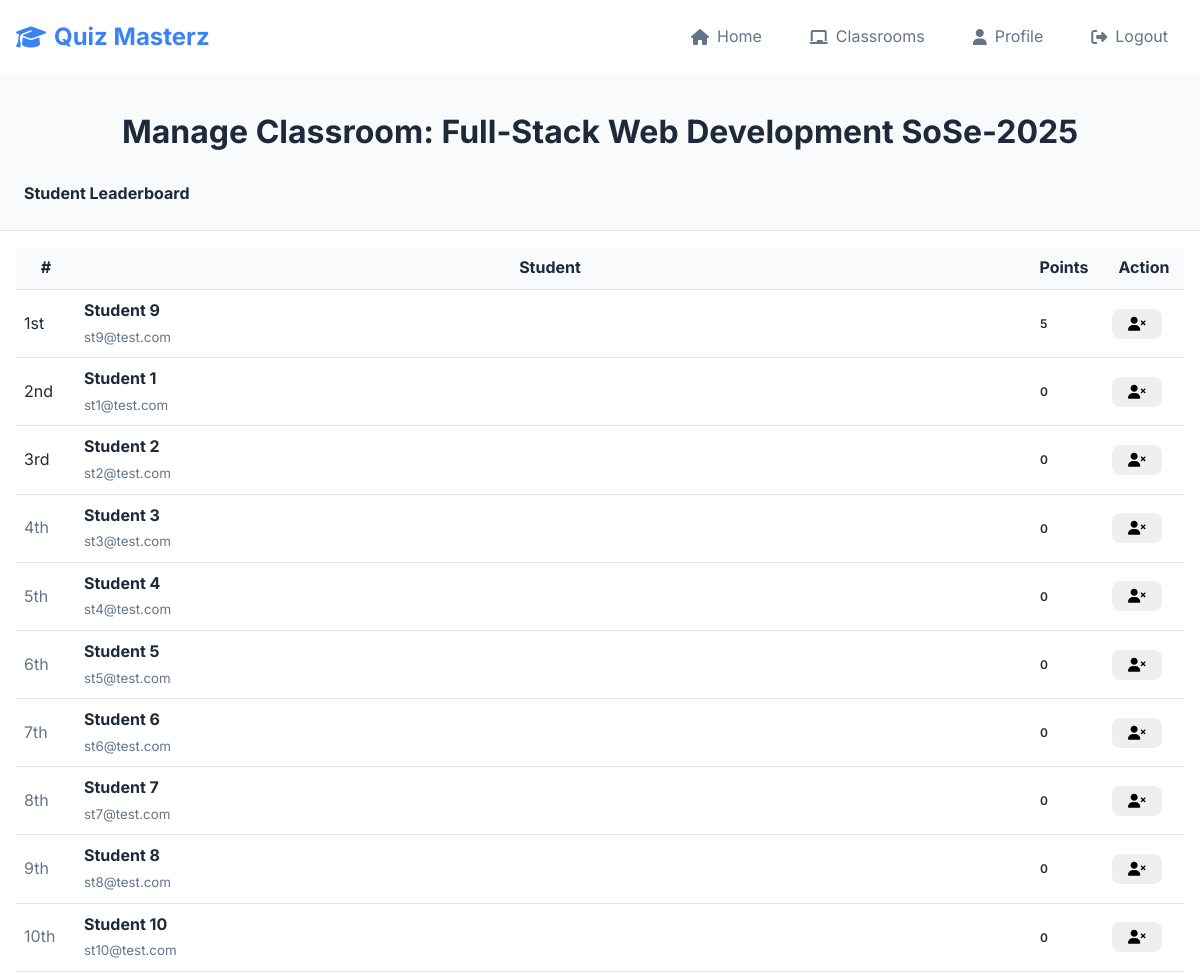
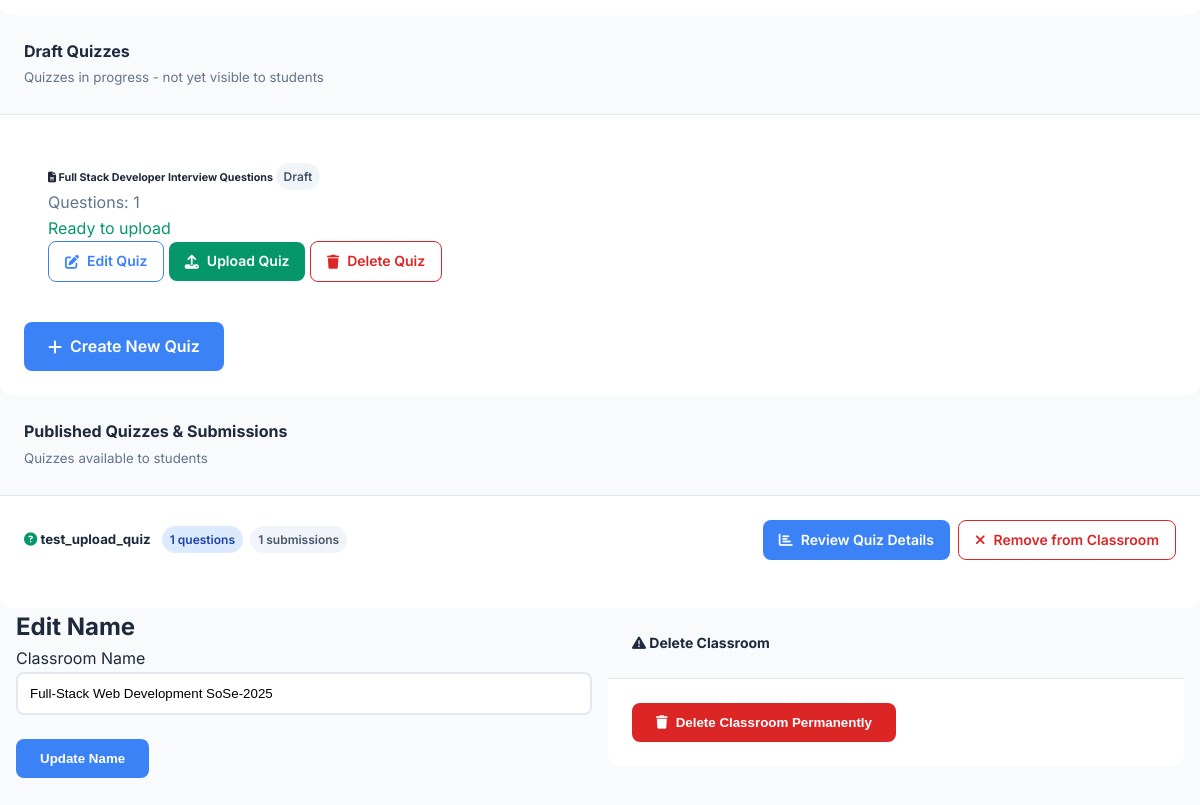
The app's page /teacher/edit_classroom/1 (signed in) with its own data (2 pictures, top to bottom).
### website/models.py (models this page shows, shortened)
class Classroom(db.Model):
    id = db.Column(db.Integer, primary_key=True)
    name = db.Column(db.String(100), nullable=False)
    teacher_id = db.Column(db.Integer, db.ForeignKey('user.id'), nullable=False)
    join_code = db.Column(db.String(8), unique=True, nullable=False)
    quizzes = db.relationship('Quiz', secondary=classroom_quizzes,
                              backref=db.backref('classrooms_assigned_to', lazy='dynamic'),
                              lazy='dynamic')
    quiz_attempts = db.relationship('StudentQuizAttempt', backref='classroom', lazy='dynamic')

class User(db.Model, UserMixin):
    id = db.Column(db.Integer, primary_key=True)
    email = db.Column(db.String(150), unique=True)
    password = db.Column(db.String(150))
    first_name = db.Column(db.String(150))
    role = db.Column(db.String(50))
    learning_points = db.Column(db.Integer, default=0)
    classrooms_created = db.relationship('Classroom', foreign_keys='[Classroom.teacher_id]', backref='teacher', lazy=True)
    joined_classrooms = db.relationship('Classroom', secondary=classroom_members,
                                        backref=db.backref('students', lazy='dynamic'),
                                        lazy='dynamic')
    quiz_attempts = db.relationship('StudentQuizAttempt', backref='student', lazy='dynamic')

class Quiz(db.Model):
    id = db.Column(db.Integer, primary_key=True)
    name = db.Column(db.String(150), nullable=False)
    teacher_id = db.Column(db.Integer, db.ForeignKey('user.id'), nullable=False)
    is_published = db.Column(db.Boolean, default=False, nullable=False)
    questions = db.relationship('Question', backref='quiz', lazy='dynamic', cascade="all, delete-orphan")
    teacher = db.relationship('User', backref=db.backref('created_quizzes', lazy='dynamic'))

### website/views.py (the view, shortened to what this page needs)
@views.route('/teacher/edit_classroom/<int:classroom_id>', methods=['GET', 'POST'])
@login_required
def edit_classroom(classroom_id):
    if current_user.role != 'teacher':
        flash('Access denied.', category='error')
        return redirect(url_for('views.home'))
    classroom = Classroom.query.get_or_404(classroom_id)
    if classroom.teacher_id != current_user.id:
        flash('You do not have permission to edit this classroom.', category='error')
        return redirect(url_for('views.teacher_classrooms'))
    attempts = StudentQuizAttempt.query.filter_by(classroom_id=classroom.id).all()
    student_scores = {}
    for attempt in attempts:
        student_scores[attempt.student_id] = student_scores.get(attempt.student_id, 0) + attempt.score
    leaderboard = sorted([{
        'name': student.first_name, 'email': student.email, 'student_id': student.id,
        'score': student_scores.get(student.id, 0)
    } for student in classroom.students.all()], key=lambda x: x['score'], reverse=True)
    classroom_quizzes = classroom.quizzes.filter_by(is_published=True).all()
    draft_quizzes = Quiz.query.filter_by(teacher_id=current_user.id, is_published=False).all()
    quiz_reviews = []
    for quiz in classroom_quizzes:
        submissions = StudentQuizAttempt.query.filter_by(
            quiz_id=quiz.id,
            classroom_id=classroom.id
        ).all()
        quiz_review = {
            'quiz': quiz,
            'submissions': [],
            'is_published': True
        }
        for submission in submissions:
            student = User.query.get(submission.student_id)
            quiz_review['submissions'].append({
                'student_name': student.first_name,
                'student_email': student.email,
                'score': submission.score,
                'submission_id': submission.id
            })
        quiz_reviews.append(quiz_review)
    draft_quiz_reviews = []
    for quiz in draft_quizzes:
        draft_quiz_review = {
            'quiz': quiz,
            'is_published': False,
            'has_questions': quiz.questions.count() > 0,
            'questions_have_answers': all(q.answers.count() > 0 for q in quiz.questions) if quiz.questions.count() > 0 else False
        }
        draft_quiz_reviews.append(draft_quiz_review)
    return render_template("edit_classroom.html", user=current_user, classroom=classroom, leaderboard=leaderboard, quiz_reviews=quiz_reviews, draft_quiz_reviews=draft_quiz_reviews)

### website/templates/edit_classroom.html (shortened to what this page needs)
{% extends "base.html" %}
{% block content %}
<h1 align="center">Manage Classroom: {{ classroom.name }}</h1>
    <div class="row mt-4">
        <div class="col-12">
            <div class="card">
                <div class="card-header">
                    <h4> Student Leaderboard</h4>
                </div>
                <div class="card-body p-3">
                    {% if leaderboard %}
                        <div class="table-responsive">
                            <table class="table table-sm table-hover mb-0">
                                <thead class="thead-light">
                                    <tr>
                                        <th width="60">#</th>
                                        <th>Student</th>
                                        <th width="80">Points</th>
                                        <th width="80">Action</th>
                                    </tr>
                                </thead>
                                <tbody>
                                    {% for student in leaderboard %}
                                        {% set place = loop.index %}
                                        <tr class="{% if place <= 3 %}table-warning{% endif %}">
                                            <td>
                                                {% if place == 1 %}
                                                    <span class="text-secondary">1st</span>
                                                {% elif place == 2 %}
                                                    <span class="text-secondary">2nd</span>
                                                {% elif place == 3 %}
                                                    <span class="text-secondary">3rd</span>
                                                {% else %}
                                                    <span class="text-muted">{{ place }}th</span>
                                                {% endif %}
                                            </td>
                                            <td>
                                                <div>
                                                    <strong>{{ student.name }}</strong>
                                                    <br><small class="text-muted">{{ student.email }}</small>
                                                </div>
                                            </td>
                                            <td>
                                                <span class="badge badge-primary">{{ student.score }}</span>
                                            </td>
                                            <td>
                                                <form method="POST" action="{{ url_for('views.kick_student', classroom_id=classroom.id, student_id=student.student_id) }}" onsubmit="return confirm('Are you sure you want to kick {{ student.name }}?');" class="d-inline">
                                                    <button type="submit" class="btn btn-sm btn-outline-warning">
                                                        <i class="fas fa-user-times"></i>
                                                    </button>
                                                </form>
                                            </td>
                                        </tr>
                                    {% endfor %}
                                </tbody>
                            </table>
                        </div>
                    {% else %}
                        <div class="text-center" style="padding: 1rem;">
                            <i class="fas fa-users text-muted" style="font-size: 2rem; margin-bottom: 0.5rem;"></i>
                            <p class="text-muted mb-0">No students in this classroom yet</p>
                        </div>
                    {% endif %}
                </div>
            </div>
        </div>
    </div>
    <div class="row mt-4">
        <div class="col-12">
            <div class="card">
                <div class="card-header">
                    <h4> Draft Quizzes</h4>
                    <small class="text-muted">Quizzes in progress - not yet visible to students</small>
                </div>
                <div class="card-body">
                    {% if draft_quiz_reviews %}
                        <div class="row">
                            {% for draft in draft_quiz_reviews %}
                                <div class="col-md-6 col-lg-4 mb-3">
                                    <div class="card draft-quiz-card">
                                        <div class="card-body">
                                            <h6 class="card-title">
                                                <i class="fas fa-file-alt text-secondary"></i> {{ draft.quiz.name }}
                                                <span class="badge badge-secondary">Draft</span>
                                            </h6>
                                            <p class="card-text small text-muted">
                                                Questions: {{ draft.quiz.questions.count() }}
                                                {% if not draft.has_questions %}
                                                    <br><span class="text-danger"><i class="fas fa-exclamation-triangle"></i> No questions added</span>
                                                {% elif not draft.questions_have_answers %}
                                                    <br><span class="text-warning"><i class="fas fa-exclamation-triangle"></i> Some questions missing answers</span>
                                                {% else %}
                                                    <br><span class="text-success">Ready to upload</span>
                                                {% endif %}
                                            </p>
                                            <div class="btn-group-vertical w-100">
                                                <a href="{{ url_for('views.teacher_manage_quiz_questions', quiz_id=draft.quiz.id, classroom_id=classroom.id) }}"
                                                   class="btn btn-sm btn-outline-primary">
                                                    <i class="fas fa-edit"></i> Edit Quiz
                                                </a>
                                                {% if draft.has_questions and draft.questions_have_answers %}
                                                    <a href="{{ url_for('views.upload_quiz_to_classroom', quiz_id=draft.quiz.id, classroom_id=classroom.id) }}"
                                                       class="btn btn-sm btn-success"
                                                       onclick="return confirm('Upload this quiz to make it available to students?')">
                                                        <i class="fas fa-upload"></i> Upload Quiz
                                                    </a>
                                                {% else %}
                                                    <button class="btn btn-sm btn-secondary" disabled>
                                                        <i class="fas fa-upload"></i> Upload Quiz
                                                    </button>
                                                {% endif %}
                                                <a href="{{ url_for('views.delete_quiz', quiz_id=draft.quiz.id, classroom_id=classroom.id) }}"
                                                   class="btn btn-sm btn-outline-danger"
                                                   onclick="return confirm('Are you sure you want to delete this draft quiz? This action cannot be undone.')">
                                                    <i class="fas fa-trash"></i> Delete Quiz
                                                </a>
                                            </div>
                                        </div>
                                    </div>
                                </div>
                            {% endfor %}
                        </div>
                        <div class="mt-3">
                            <a href="{{ url_for('views.create_quiz_for_classroom', classroom_id=classroom.id) }}" class="btn btn-primary">
                                <i class="fas fa-plus"></i> Create New Quiz
                            </a>
                        </div>
                    {% endif %}
                </div>
            </div>
        </div>
    </div>
    <div class="row mt-4">
        <div class="col-12">
            <div class="card">
                <div class="card-header">
                    <h4>Published Quizzes & Submissions</h4>
                    <small class="text-muted">Quizzes available to students</small>
                </div>
                <div class="card-body">
                    {% if quiz_reviews %}
                        {% for quiz_review in quiz_reviews %}
                            <div class="mb-4">
                                <div class="d-flex justify-content-between align-items-center">
                                    <h5>
                                        <i class="fas fa-question-circle text-success"></i> {{ quiz_review.quiz.name }}
                                        <span class="badge badge-info ml-2">{{ quiz_review.quiz.questions.count() }} questions</span>
                                        <span class="badge badge-secondary ml-1">{{ quiz_review.submissions|length }} submissions</span>
                                    </h5>
                                    <div class="btn-group">
                                        <a href="{{ url_for('views.quiz_review_details', quiz_id=quiz_review.quiz.id, classroom_id=classroom.id) }}"
                                           class="btn btn-primary btn-sm">
                                            <i class="fas fa-chart-bar"></i> Review Quiz Details
                                        </a>
                                        <a href="{{ url_for('views.delete_quiz', quiz_id=quiz_review.quiz.id, classroom_id=classroom.id) }}"
                                           class="btn btn-outline-danger btn-sm"
                                           onclick="return confirm('Are you sure you want to remove this quiz from the classroom?')">
                                            <i class="fas fa-times"></i> Remove from Classroom
                                        </a>
                                    </div>
                                </div>
                            </div>
                        {% endfor %}
                    {% endif %}
                </div>
            </div>
        </div>
    </div>
<div class="container">
    <div class="row">
        <div class="col-md-6">
            <h2>Edit Name</h2>
            <form method="POST" action="{{ url_for('views.edit_classroom', classroom_id=classroom.id) }}">
                <div class="form-group">
                    <label for="classroom_name">Classroom Name</label>
                    <input type="text" class="form-control" id="classroom_name" name="classroom_name" value="{{ classroom.name }}" required>
                </div>
                <button type="submit" name="update_name" class="btn btn-primary btn-update-name">Update Name</button>
            </form>
        </div>
        <div class="col-md-6">
            <div class="card border-danger">
                <div class="card-header btn-outline-white btn-sm">
                    <h4><i class="fas fa-exclamation-triangle"></i> Delete Classroom</h4>
                </div>
                <div class="card-body">
                    <form method="POST" action="{{ url_for('views.edit_classroom', classroom_id=classroom.id) }}" onsubmit="return confirm('Are you sure you want to delete this classroom? This action cannot be undone and will delete all data');">
                        <button type="submit" name="delete_classroom" class="btn btn-danger">
                            <i class="fas fa-trash"></i> Delete Classroom Permanently
                        </button>
                    </form>
                </div>
            </div>
        </div>
    </div>
</div>
{% endblock %}

### records on screen
Classroom: name "Full-Stack Web Development SoSe-2025", classroom_name "Full-Stack Web Development SoSe-2025"
User: shows "1st", name "Student 9", email "st9@test.com", score "5"
User: shows "2nd", name "Student 1", email "st1@test.com", score "0"
User: shows "3rd", name "Student 2", email "st2@test.com", score "0"
User: id "4", name "Student 3", email "st3@test.com", score "0"
User: id "5", name "Student 4", email "st4@test.com", score "0"
User: id "6", name "Student 5", email "st5@test.com", score "0"
User: id "7", name "Student 6", email "st6@test.com", score "0"
User: id "8", name "Student 7", email "st7@test.com", score "0"
User: id "9", name "Student 8", email "st8@test.com", score "0"
User: place "10", name "Student 10", email "st10@test.com", score "0"
Quiz: quiz.name "Full Stack Developer Interview Questions"
Quiz: quiz.name "test_upload_quiz"

### other values on screen
{{ draft.quiz.questions.count() }} "1"
{{ quiz_review.quiz.questions.count() }} "1"
{{ quiz_review.submissions|length }} "1"
